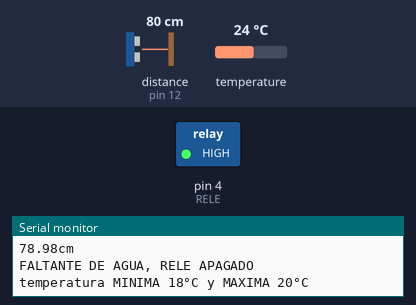
A sketch run on a simulated Arduino Uno, built with avr-gcc and run on an emulated ATmega328P. On the bench: switched loads named in the sketch (green lamp = pin HIGH), the last lines printed to the serial monitor. Wiring (inferred from the names in the program): ultrasonic range finder: trigger pin 13; echo pin 12. The inputs (shaded band) are chosen by the test bench; at power-on: temperature 24 °C, distance to the obstacle (sensor on pin 12) 80 cm. The echo pulse lasts 58.3 µs per cm; pins used as bus, display or sensor lines are not drawn.

Above: at 8.1 s.
8.2 s: temperature set to 18.5 °C
12.4 s: temperature set to 17.2 °C
25.7 s: distance to the obstacle (sensor on pin 12) set to 4 cm
At 26.2 s:
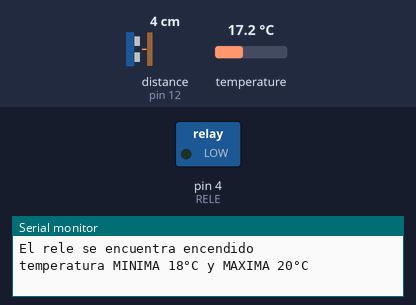
29.9 s: distance to the obstacle (sensor on pin 12) set to 7 cm
At 33.8 s:
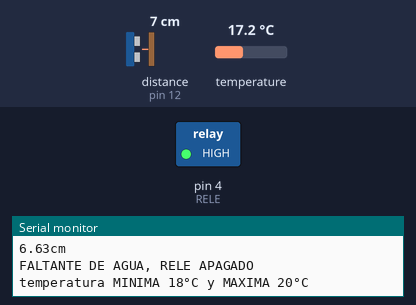
Timing chart, 0 to 35.1 s (numbered marks = the images above; inputs shaded):
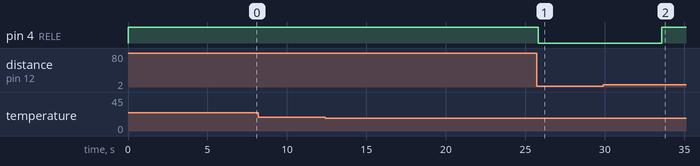

Measured:
- the behaviour switches between 5 and 6 cm on distance to the obstacle (sensor on pin 12) (found by bisection; images 1 and 2)
- after the input at 25.7 s, pin 4 (RELE): HIGH → LOW after 0.09 s
- after the input at 29.9 s, pin 4 (RELE): LOW → HIGH after 3.7 s

The sketch:

serial_communication_software_serial_async_verbs_UNO.ino
```cpp
//arduino UNO

#include <SoftwareSerial.h>

#include <OneWire.h>
#include <DallasTemperature.h>
#include "Temperature.h"

//Initialise Arduino to NodeMCU (5=Rx & 6=Tx)
//UNO --> COM3

const int RX_PIN = 6;
const int TX_PIN = 5;
//SoftwareSerial esp8266Serial(6,5);
SoftwareSerial esp8266Serial(RX_PIN, TX_PIN);

// Pin donde se conecta el bus 1-Wire
const int PIN_DATOS_DQ = 2;

//datos para el relevador

#define RELE_ON 0     // Activamos el rele, ponemos valor 0 ya que los reles se activan con nivel bajo o 0 por logica inversa
#define RELE_OFF 1    // Desactivamos el rele, ponemos valor 1 ya que los reles se desactivan con nivel alto o 1 por logica inversa

// definimos pin digital a tomar
#define RELE 4

// Parpadeo del led 13
const int BOARD_LED = 13;

//ELEMENTOS DEL SENSOR DE ULTRASONIDO HC-SR04
// Configuramos los pines del sensor trig y Echo
const int PINTRIG = 13;
const int PINECHO = 12;

// Constante velocidad sonido en cm/s
const float SOUNDSPEED = 34000.0;
float distance;

Temperature temperatureSensor;

OneWire oneWireObjeto(PIN_DATOS_DQ);
DallasTemperature sensorDS18B20(&oneWireObjeto);

void setup() {
  pinMode(BOARD_LED, OUTPUT); // declaramos el pin 13 como salida
  pinMode(RELE, OUTPUT);  //configuro rele como salida

  digitalWrite(BOARD_LED, LOW);
  digitalWrite(RELE, RELE_OFF); // lo dejo asi para que el relevador comience apagado

  Serial.begin(9600); // Iniciamos el puerto serial del Arduino UNO
  esp8266Serial.begin(9600); //Iniciamos la comunicacion con el ESP8266

  sensorDS18B20.begin(); // seteamos el arranque del sensor

  pinMode(PINTRIG, OUTPUT); // Ponemos el pin Trig en modo salida
  pinMode(PINECHO, INPUT); // Ponemos el pin Echo en modo entrada

  //seteo valores por defecto
  temperatureSensor.setMinTemp("18");
  temperatureSensor.setMaxTemp("20");

  //espero 2 segundos para asegurar las conexiones
  delay(2000);

  Serial.println("Arduino UNO enciende");

  //envio el string encendido a la nodemcu para darle instrucciones de configuracion de ultimo rango registrado
  if (esp8266Serial.available()){

    esp8266Serial.print("encendido");
    esp8266Serial.print("encendido");
    esp8266Serial.print("encendido");
    Serial.print("encendido");
    Serial.print("encendido");

    delay(2000);
    esp8266Serial.print("encendido");
    esp8266Serial.print("encendido");
    esp8266Serial.print("encendido");
    Serial.print("encendido");
  }
}

void loop() {

  Serial.println("Entra al loop del arduino UNO");
  //datos de temperatura
  Serial.println("Mandamos comandos a los sensores");
  sensorDS18B20.requestTemperatures();

  Serial.print("Temperatura sensor en arduino UNO: ");
  float temperature = sensorDS18B20.getTempCByIndex(0);
  Serial.print(temperature);
  Serial.println(" C");
  Serial.println();
  Serial.println();

  // Envío de la temperatura al ESP8266, esto lo muestro en el puerto serial del ESP8266
  //esp8266Serial.println("Temperatura 8266: " + (String)temperature + " C");
  esp8266Serial.print(temperature);

  while (esp8266Serial.available()) {
    Serial.println("entrando en el while para recibir info del ESP8266 en UNO");

    String data = esp8266Serial.readString();

    Serial.println("Informacion del ESP8266 (data)");
    Serial.println(data);

    int separatorIndexMin = data.indexOf("minTemperature");// devuelve -1 si no lo encuentra
    int separatorIndexMax = data.indexOf("maxTemperature");

    if (separatorIndexMax != -1 && separatorIndexMin != -1) {
      Serial.println("esta llegando");

      String tempMinReceived = data.substring(separatorIndexMax - 2, separatorIndexMax); // me posiciono para tomar la temperatura minima
      String tempMaxReceived = data.substring(data.length() - 2); //obtengo la temp max

      Serial.println("Esta es la info de tempMinReceived MIN:" + (String)tempMinReceived + " y esta es la info de tempMaxReceived MAX: " + (String)tempMaxReceived);

      //seteamos temperatura minima y maxima
      temperatureSensor.setMinTemp(tempMinReceived);
      temperatureSensor.setMaxTemp(tempMaxReceived);
    }
  }

  /*SENSOR DE ULTRASONIDO*/
  initTrig();

  // La función pulseIn obtiene el tiempo que tarda en cambiar entre estados, en este caso a HIGH
  unsigned long timePulse = pulseIn(PINECHO, HIGH);

  // Obtenemos la distancia en cm, hay que convertir el tiempo en segudos ya que está en microsegundos
  // por eso se multiplica por 0.000001
  distance = timePulse * 0.000001 * SOUNDSPEED / 2.0;
  Serial.print(distance);
  Serial.print("cm");
  Serial.println();

  /*FIN SENSOR DE ULTRASONIDO*/

  //si la distancia indica que es menor a 5 es que hay agua suficiente en el deposito de agua para que sea seguro calentarla
  //debe ser mayor a 0 para que se de por entendido que el sensor esta funcionando bien
  if(distance <= 5.00 && distance >= 0.00)
  {
    // si la lectura del sensor no da error
    if (sensorDS18B20.getTempCByIndex(0) != -127.0) {

      ///verifico que la temperatura actual NO sea demasiado alta y si lo es apago el relevador
      if (sensorDS18B20.getTempCByIndex(0) >= 28) {

        digitalWrite(RELE, RELE_OFF);
        Serial.println("Fuerzo apagado de rele por alta temperatura (28°C o mas) \n");

        ///verifico que la temperatura actual NO sea demasiado baja y si lo es enciendo el relevador
      } else if (sensorDS18B20.getTempCByIndex(0) <= 15) {

        digitalWrite(RELE, RELE_ON);
        Serial.println("Fuerzo encendido de rele por baja temperatura (15°C o menos) \n");
      }
      else
      {
        /////APAGAMOS O ENCENDEMOS EL RELEVADOR DEPENDIENDO DE LA TEMPERATURAS CONFIGURADAS

        if (sensorDS18B20.getTempCByIndex(0) >= temperatureSensor.getMaxTemp().toFloat()) {
          digitalWrite(BOARD_LED, LOW);

          digitalWrite(RELE, RELE_OFF);   //envia señal alta, por logica inversa desactivo RELE

          Serial.println("La temperatura actual es mayor o igual a la temp max, apagamos relevador");
          Serial.println("El rele se encuentra apagado");
        }

        if (sensorDS18B20.getTempCByIndex(0) < temperatureSensor.getMinTemp().toFloat()) {
          digitalWrite(BOARD_LED, HIGH);

          digitalWrite(RELE, RELE_ON);  //envia señal baja, por logica inversa activo RELE

          Serial.println("La temperatura actual es menor o igual a la temp min, encendemos relevador");
          Serial.println("El rele se encuentra encendido"); // imprimo por consola estado del RELE
        }
      }
    } else {
      Serial.println("Error en la lectura del sensor");
    }
  } else {
    digitalWrite(BOARD_LED, LOW);
    digitalWrite(RELE, RELE_OFF);
    Serial.println("FALTANTE DE AGUA, RELE APAGADO");
  }

  Serial.println("temperatura MINIMA " + (String)temperatureSensor.getMinTemp() + "°C y MAXIMA " + (String)temperatureSensor.getMaxTemp() + "°C" );

  delay(3000);
}

// Método que inicia la secuencia del trigger para comenzar a medir
void initTrig()
{
  // Ponemos el trig en estado bajo y esperamos 2 ms
  digitalWrite(PINTRIG, LOW);
  delayMicroseconds(2);

  // Ponemos el pin Trig a estado alto y esperamos 10 ms
  digitalWrite(PINTRIG, HIGH);
  delayMicroseconds(10);

  // Comenzamos poniendo el pin trig en estado bajo
  digitalWrite(PINTRIG, LOW);
}
```

Temperature.h
```cpp
// Clase encargada de las acciones referidas a la temperatura
#ifndef TEMPERATURE_H
#define TEMPERATURE_H

class Temperature {

private:
  String temperature = "0.0"; // Valor inicial
  String maxTemp = "0.0";
  String minTemp = "0.0";

public:
  String get() {
    return temperature;
  }

  void set(String value) {
    temperature = value;
  }

  String getMaxTemp() {
    return maxTemp;
  }

  void setMaxTemp(String value) {
    maxTemp = value;
  }

  String getMinTemp() {
    return minTemp;
  }

  void setMinTemp(String value) {
    minTemp = value;
  }
};

#endif
```
